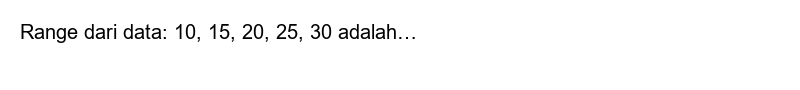
#> input picture images/question_1.png, 800 x 90 px; its folder holds only this picture in this run
$ jupyter execute data_processing.ipynb
#> lines starting #> are read from the running program, lines starting #| are printed output that depends on the picture
[cell 1]
import cv2
import numpy as np
import os

[cell 2]
# Folder dataset
dataset_path = 'images'
label_path = 'labels.txt'  # File teks yang berisi label setiap gambar

[cell 3]
# Variabel untuk menyimpan data
images = []
labels = []

[cell 4]
# Load gambar dan label
with open(label_path, 'r') as f:
#> (reads labels.txt from the repository)
    label_data = f.readlines()

[cell 5]
for i, file_name in enumerate(os.listdir(dataset_path)):
    img_path = os.path.join(dataset_path, file_name)
    img = cv2.imread(img_path, cv2.IMREAD_GRAYSCALE)  # Load gambar dalam grayscale
#> img is the input picture: shape (90, 800); min 0, max 255, mean 249.6
    img = cv2.resize(img, (128, 32))  # Resize gambar sesuai ukuran model OCR
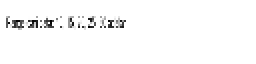
#> img: shape (32, 128) (shown 2 times larger); min 1, max 255, mean 249.4
    img = img / 255.0  # Normalisasi
    images.append(img)
    labels.append(label_data[i].strip())  # Ambil label dari file teks

[cell 6]
# Convert ke array NumPy
images = np.array(images).reshape(-1, 32, 128, 1)  # Format (batch_size, height, width, channels)
labels = np.array(labels)

[cell 7]
print(f"Jumlah gambar: {len(images)}")
#| Jumlah gambar: 1
print(f"Jumlah label: {len(labels)}")
